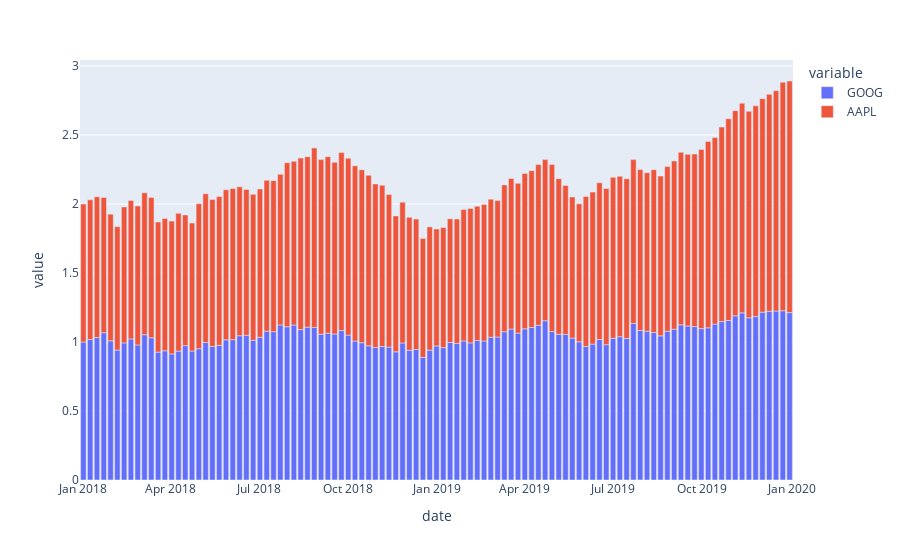

The cell this chart's notebook holds for it:
### Code cell
px.bar(stocks,x = 'date', y = ['GOOG','AAPL'])
